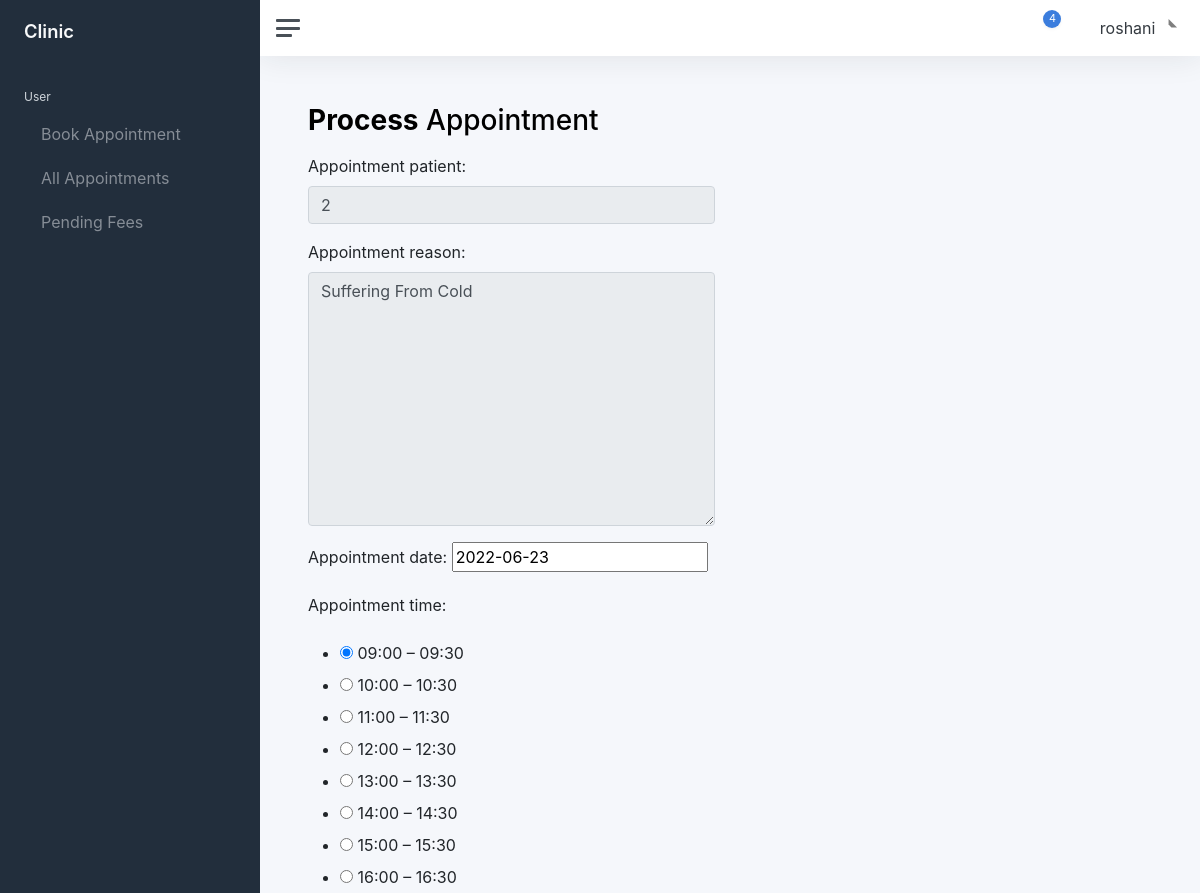
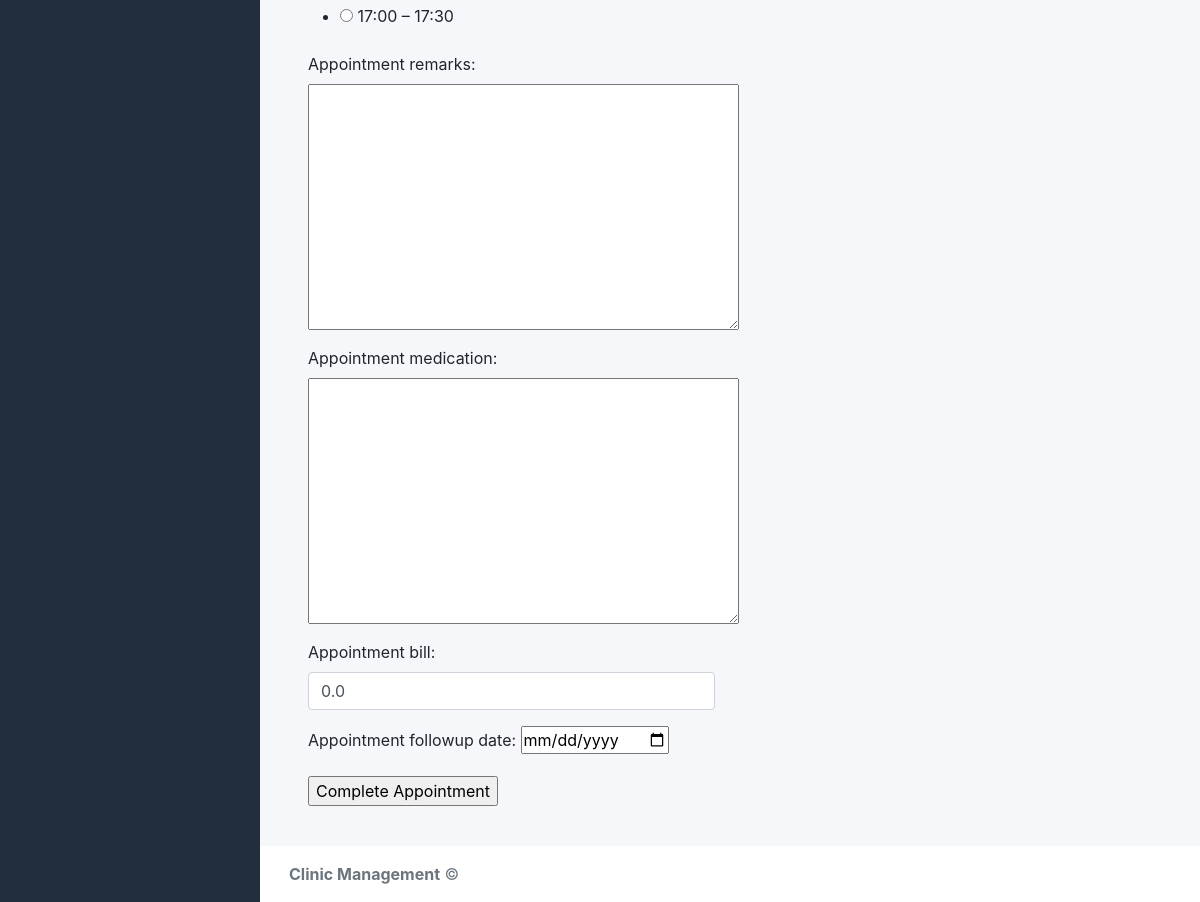
Page /appointment/1/process (signed in) on the committed database (2 pictures, top to bottom).
### users/models.py (models this page shows)
class CustomUsers(AbstractUser):
    user_type = models.CharField(choices=USER_TYPE, max_length=1, default='U')
    user_photo = models.ImageField(upload_to='users/', blank=True, null=True)

### appointments/models.py (models this page shows, shortened)
class NewAppointment(models.Model):
    appointment_patient = models.ForeignKey(settings.AUTH_USER_MODEL, on_delete=models.CASCADE)
    appointment_reason = models.TextField(max_length=500, null=False, blank=False)
    appointment_created_date = models.DateTimeField(auto_now_add=True)
    appointment_updated_date = models.DateTimeField(auto_now=True)
    appointment_date = models.DateField(blank=False, null=False)
    appointment_time = models.IntegerField(choices=TIMESLOT_LIST)
    appointment_completed = models.BooleanField(default=False)
    appointment_iscancelled = models.BooleanField(default=False)
    appointment_remarks = models.TextField(max_length=500, null=True, blank=True)
    appointment_medication = models.TextField(max_length=500, null=True, blank=True)
    appointment_bill = models.FloatField(default=0.0, null=True, blank=True)
    appointment_followup_date = models.DateField(null=True, blank=True)
    paid= models.BooleanField(default=False)
    payment = models.ForeignKey(
        'Payments', on_delete=models.SET_NULL, blank=True, null=True)

### appointments/views.py (the view)
# urls.py: path('appointment/<int:pk>/process',views.process_appointment,name='process_appointment'),
@login_required
def process_appointment(request, pk):  # id
    submitted_appointment = get_object_or_404(NewAppointment, id=pk)
    form = DoctorAppointmentProcessForm(instance=submitted_appointment)
    if request.method == "POST":
        appointment_patient = request.POST.get('appointment_patient', '')
        patient_object = CustomUsers.objects.filter(id=appointment_patient)[0]
        appointment_reason = request.POST.get('appointment_reason', '')
        appointment_date = request.POST.get('appointment_date', '')
        appointment_date = datetime.datetime.strptime(appointment_date, "%Y-%m-%d")
        appointment_time = request.POST.get('appointment_time')
        appointment_remarks = request.POST.get('appointment_remarks', '')
        appointment_medication = request.POST.get('appointment_medication', '')
        appointment_bill = request.POST.get('appointment_bill', '')
        appointment_followup_date = request.POST.get('appointment_followup_date', '')
        appointment_followup_date = datetime.datetime.strptime(appointment_followup_date, "%Y-%m-%d")
        processed_appoinment = NewAppointment.objects.filter(appointment_patient = appointment_patient, appointment_date=appointment_date, appointment_time=appointment_time)[0]
        processed_appoinment.appointment_patient = patient_object
        processed_appoinment.appointment_remarks = appointment_remarks
        processed_appoinment.appointment_medication = appointment_medication
        processed_appoinment.appointment_bill = appointment_bill
        processed_appoinment.appointment_followup_date = appointment_followup_date
        processed_appoinment.appointment_completed = True
        processed_appoinment.save()
        messages.success(request,"Appointment Completed")
        return redirect('appointments:view_appointments')
    else:
        return render(request, 'appointments/process_appointment.html', {'form': form})

### appointments/forms.py
class DoctorAppointmentProcessForm(forms.ModelForm):
    appointment_patient = forms.CharField(widget=forms.TextInput(attrs={'class': 'form-control','readonly':'readonly'}))
    appointment_reason = forms.CharField(widget=forms.Textarea(attrs={'class': 'form-control','readonly':'readonly'}))
    appointment_time = forms.ChoiceField(
        widget=forms.RadioSelect, choices=TIMESLOT_LIST, required=False)
    appointment_remarks = forms.CharField(widget=forms.Textarea)
    appointment_medication = forms.CharField(widget=forms.Textarea)
    appointment_bill = forms.FloatField(widget=forms.NumberInput(attrs={'class':'form-control'}))
    appointment_followup_date = forms.DateField(widget=My_Custom_Calender(format=["%d-%m-%Y"], ))
    class Meta:
        model = NewAppointment
        fields = ('appointment_patient', 'appointment_reason', 'appointment_date', 'appointment_time',  'appointment_remarks', 'appointment_medication', 'appointment_bill', 'appointment_followup_date')

### templates/appointments/process_appointment.html (shortened to what this page needs)
{% extends 'base.html' %}
{% load custom_tags %}
{% block css %}
<link rel="stylesheet" href="https://cdn.jsdelivr.net/npm/bootstrap@4.6.1/dist/css/bootstrap.min.css">
{% endblock %}
{% block main %}
			<main class="content">
				<div class="container-fluid p-0">
					<h1 class="h3 mb-3"><strong>Process</strong> Appointment </h1>
					<div class="row">
                        <div class="col-md-6">
                            <form action="" method="post">
                                {{ form.as_p }}
                                <input type="submit" value="Complete Appointment">
                            </form>
                        </div>
					</div>
				</div>
			</main>
   {% endblock %}

### templates/base.html (shortened to what this page needs)
{% load static %}
<html>
<html lang="en">
<head>
	<link rel="stylesheet" href="{% static 'css/app.css'%}" >
	{% block css %}
      {% endblock %}
</head>
<body>
	<div class="wrapper">
		<nav id="sidebar" class="sidebar js-sidebar">
			<div class="sidebar-content js-simplebar">
				<a class="sidebar-brand" href="index.html">
          <span class="align-middle">Clinic</span>
        </a>
				<ul class="sidebar-nav">
						<li class="sidebar-header">
							{% if user.is_authenticated and user.user_type == "U" %}
								User
							{% elif user.is_authenticated and user.user_type == "R" %}
								Receptionist
							{% else %}
								Doctor
							{% endif %}
						</li>
					{% if user.is_authenticated and user.user_type == "R" or user.user_type == "U"  %}
					<li class="sidebar-item">
						<a class="sidebar-link" href="{% url 'appointments:new_appointment' %}">
						   <span class="align-middle">
							Book Appointment</span>
						</a>
					</li>
					{% endif %}
					<li class="sidebar-item">
						<a class="sidebar-link" href="{% url 'appointments:view_appointments' %}">
						   <span class="align-middle">
							All Appointments
						</span>
						</a>
					</li>
					{% if user.is_authenticated and user.user_type == "R" or user.user_type == "U"  %}
					<li class="sidebar-item">
						<a class="sidebar-link" href="{% url 'appointments:pending_fees' %}">
              			 <span class="align-middle">Pending Fees</span>
            			</a>
					</li>
					{% endif %}
				</ul>
			</div>
		</nav>
		<div class="main">
			<nav class="navbar navbar-expand navbar-light navbar-bg">
				<a class="sidebar-toggle js-sidebar-toggle">
          <i class="hamburger align-self-center"></i>
        </a>
				<div class="navbar-collapse collapse">
					<ul class="navbar-nav navbar-align">
						<li class="nav-item dropdown">
							<a class="nav-icon dropdown-toggle" href="#" id="alertsDropdown" data-bs-toggle="dropdown">
								<div class="position-relative">
									<span class="indicator">4</span>
								</div>
							</a>
						</li>
						<li class="nav-item dropdown">
							<a class="nav-icon dropdown-toggle" href="#" id="messagesDropdown" data-bs-toggle="dropdown">
							</a>
						</li>
						<li class="nav-item dropdown">
							<a class="nav-link dropdown-toggle d-none d-sm-inline-block" href="#" data-bs-toggle="dropdown">
								<span class="text-dark">{{request.user.username}}</span>
              </a>
						</li>
					</ul>
				</div>
			</nav>
{% block main %}
    {% endblock %}
			<footer class="footer">
				<div class="container-fluid">
					<div class="row text-muted">
						<div class="col-6 text-start">
							<p class="mb-0">
								<a class="text-muted" href="https://adminkit.io/" target="_blank"><strong>Clinic Management</strong></a> &copy;
							</p>
						</div>
					</div>
				</div>
			</footer>
		</div>
	</div>
</body>
</html>

### rows in the picture
CustomUsers: user.username "roshani"
NewAppointment: appointment_patient "2", appointment_reason "Suffering From Cold", appointment_date "2022-06-23", appointment_time "☑ Appointment time: ☐ 10:00 – 10:30 ☐ 11:00 – 11:30 ☐ 12:00 – 12:30 ☐ 13:00 – 13:30 ☐ 14:00 – 14:30 ☐ 15:00 – 15:30 ☐ 16:00 – 16:30 ☐ 17:00 – 17:30", appointment_bill "0.0"
